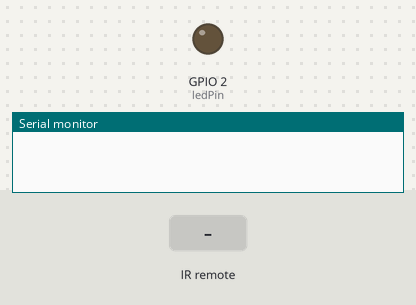
A sketch run on a simulated ESP8266 (NodeMCU). Parts: output pins drawn as LEDs (lit = HIGH), the last lines printed to the serial monitor. The test bench sets the inputs (shaded band).

Above: at 1.2 s.
1.3 s: infrared code 0xFF30CF received
At 1.6 s:
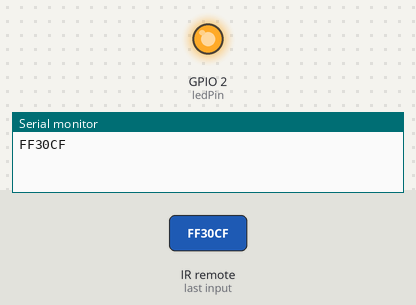
2.8 s: infrared code 0xFF18E7 received
At 4.0 s:
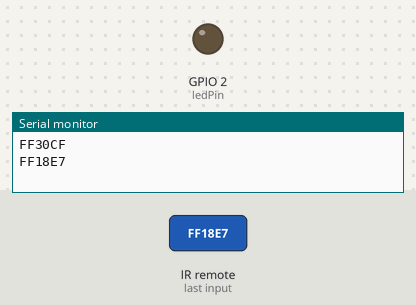
Timing chart, 0 to 5.8 s (numbered marks = the images above; inputs shaded):
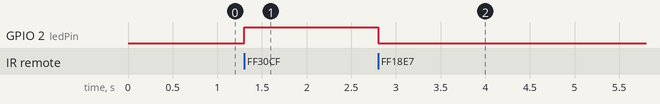

Measured:
- after the input at 1.3 s, GPIO 2 (ledPin): LOW → HIGH at once
- after the input at 2.8 s, GPIO 2 (ledPin): HIGH → LOW at once

The sketch:

esp32_ir_receiver.ino
```cpp
#include <IRremoteESP8266.h>
#include <IRrecv.h>

IRrecv irrecv(15);
decode_results results;
const int ledPin = 2;

void setup() {
  // put your setup code here, to run once:
  irrecv.enableIRIn();
  pinMode(ledPin, OUTPUT);
  Serial.begin(115200);
}

void loop() {
  // put your main code here, to run repeatedly:
  if(irrecv.decode(&results)) {
    Serial.println(results.value, HEX);
    if(results.value == 0xFF30CF) {
      digitalWrite(ledPin, HIGH);
    } else if (results.value == 0xFF18E7) {
      digitalWrite(ledPin, LOW);
    }
    delay(100);
    irrecv.resume();
  }

  // if (irrecv.decode(&results)) {
  //   Serial.println(results.value, HEX);
  // }
  // else {
  //   Serial.println("No signal...");
  // }

  // if (results.value == 0xFF30CF) {
  //   digitalWrite(ledPin, HIGH);
  // } else if (results.value == 0xFF18E7) {
  //   digitalWrite(ledPin, LOW);
  // }
  // delay(100);
  // irrecv.resume();

}
```
